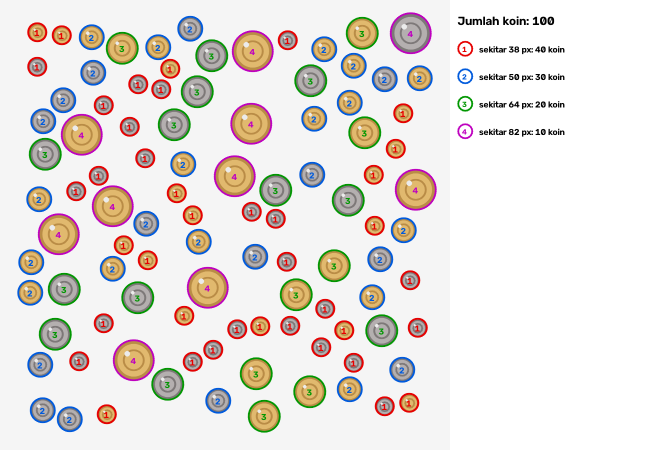
#> input picture soal no 3/hasil_koin.png, 1320 x 900 px (shown at 1/2 size)
$ python no3.py hasil_koin.png
#> lines starting #> are read from the running program, lines starting #| are printed output that depends on the picture; after the words box and inside, x2 and y2 are one past the last pixel; in counts of white or black regions, pixels touching at a corner belong together
"""Hitung jumlah koin untuk setiap ukuran menggunakan regionprops.

Pseudocode:
    1. Baca citra, haluskan (Gaussian blur).
    2. Hitung jarak warna tiap piksel ke warna latar, threshold Otsu
       -> citra biner (koin vs latar).
    3. Warna latar = median piksel di tepi citra (PNG transparan: pakai alpha).
    4. Isi lubang di dalam koin.
    5. Beri label tiap objek (connected components): label().
    6. Untuk tiap objek, ambil area dan diameter ekuivalen: regionprops(),
       lalu buang objek yang areanya terlalu kecil (noise).
    7. Urutkan diameter, pisahkan jadi kelompok ukuran bila selisih antar
       diameter berurutan melebihi toleransi.
    8. Hitung jumlah koin per kelompok, cetak tabel, simpan citra berlabel.

Contoh:
    python no2.py koin.png
    python no2.py koin.png --toleransi 0.1 --output hasil_koin.png
"""

import argparse
from pathlib import Path

import cv2
import numpy as np
from scipy import ndimage as ndi
from skimage.filters import threshold_otsu
from skimage.measure import label, regionprops


def segmentasi(citra: np.ndarray) -> np.ndarray:
    """Hasilkan citra biner: koin = True, latar = False.

    Koin dipisahkan dari latar berdasarkan JARAK WARNA terhadap warna latar,
    bukan kecerahan, supaya koin yang punya banyak warna (tepi terang, isi
    gelap, simbol) tetap terbaca sebagai satu objek utuh.
    """
    # PNG transparan: alpha sudah menyatakan mana koin dan mana latar
    if citra.ndim == 3 and citra.shape[2] == 4 and citra[:, :, 3].min() < 255:
        return ndi.binary_fill_holes(citra[:, :, 3] > 127)

    bgr = citra[:, :, :3] if citra.ndim == 3 else cv2.cvtColor(citra, cv2.COLOR_GRAY2BGR)
    bgr = cv2.GaussianBlur(bgr, (5, 5), 0).astype(np.float32)

    # Warna latar = median piksel di keempat tepi citra
    tepi = np.concatenate([bgr[0, :], bgr[-1, :], bgr[:, 0], bgr[:, -1]])
    warna_latar = np.median(tepi, axis=0)

    jarak = np.linalg.norm(bgr - warna_latar, axis=2)
    jarak = np.clip(jarak, 0, 255).astype(np.uint8)
    biner = jarak > threshold_otsu(jarak)

    return ndi.binary_fill_holes(biner)


def kelompokkan(diameter: np.ndarray, toleransi: float) -> np.ndarray:
    """Beri nomor kelompok ukuran (0 = terkecil) berdasarkan diameter."""
    urut = np.argsort(diameter)
    kelompok = np.zeros(len(diameter), dtype=int)
    nomor = 0
    for i in range(1, len(urut)):
        if diameter[urut[i]] > diameter[urut[i - 1]] * (1 + toleransi):
            nomor += 1
        kelompok[urut[i]] = nomor
    return kelompok


WARNA = [(0, 0, 230), (220, 90, 0), (0, 150, 0), (190, 0, 190),
         (0, 140, 255), (190, 190, 0), (60, 60, 60), (0, 100, 160)]  # BGR


def gambar_hasil(citra, objek, kelompok, diameter, baris_legenda) -> np.ndarray:
    """Gambar koin dengan lingkaran berwarna per ukuran, plus panel legenda."""
    tinggi, lebar = citra.shape[:2]
    skala = max(0.6, tinggi / 900)
    tebal = max(1, int(round(skala * 2)))
    hasil = citra.copy()

    for o, k, d in zip(objek, kelompok, diameter):
        y, x = map(int, o.centroid)
        warna = WARNA[k % len(WARNA)]
        cv2.circle(hasil, (x, y), int(d / 2), warna, tebal, cv2.LINE_AA)
        teks = str(k + 1)
        (tw, th), _ = cv2.getTextSize(teks, cv2.FONT_HERSHEY_SIMPLEX, 0.6 * skala, tebal)
        cv2.putText(hasil, teks, (x - tw // 2, y + th // 2),
                    cv2.FONT_HERSHEY_SIMPLEX, 0.6 * skala, warna, tebal, cv2.LINE_AA)

    # Panel legenda di sisi kanan
    lebar_panel = int(420 * skala)
    panel = np.full((tinggi, lebar_panel, 3), 255, np.uint8)
    y = int(50 * skala)
    cv2.putText(panel, f"Jumlah koin: {len(objek)}", (int(15 * skala), y),
                cv2.FONT_HERSHEY_SIMPLEX, 0.8 * skala, (0, 0, 0), tebal, cv2.LINE_AA)
    for k, teks in enumerate(baris_legenda):
        y += int(55 * skala)
        warna = WARNA[k % len(WARNA)]
        cv2.circle(panel, (int(30 * skala), y - int(8 * skala)), int(14 * skala),
                   warna, tebal, cv2.LINE_AA)
        cv2.putText(panel, str(k + 1), (int(24 * skala), y - int(1 * skala)),
                    cv2.FONT_HERSHEY_SIMPLEX, 0.5 * skala, warna, tebal, cv2.LINE_AA)
        cv2.putText(panel, teks, (int(58 * skala), y),
                    cv2.FONT_HERSHEY_SIMPLEX, 0.6 * skala, (0, 0, 0), tebal, cv2.LINE_AA)
    return np.hstack([hasil, panel])


def main() -> None:
    folder_program = Path(__file__).resolve().parent
    parser = argparse.ArgumentParser(description="Hitung koin per ukuran.")
    parser.add_argument("image", type=Path, help="Path citra masukan")
    parser.add_argument("-o", "--output", type=Path, default=folder_program / "hasil_koin.png",
                        help="Path citra berlabel (default: di folder program)")
    parser.add_argument("--toleransi", type=float, default=0.08,
                        help="Toleransi relatif diameter satu ukuran (default: 0.08)")
    parser.add_argument("--min-area", type=int, default=50,
                        help="Area minimum objek agar dihitung koin (default: 50)")
    args = parser.parse_args()

    citra_asli = cv2.imread(str(args.image), cv2.IMREAD_UNCHANGED)
#> citra_asli is the input picture: shape (900, 1320, 3); mean B, G, R 221.1, 225.2, 230.9
    if citra_asli is None:
        parser.error(f"Citra tidak dapat dibaca: {args.image}")
    citra = cv2.imread(str(args.image), cv2.IMREAD_COLOR)  # untuk anotasi hasil

    biner = segmentasi(citra_asli)
#> in segmentasi, `warna_latar = np.median(tepi, axis=0)`: warna_latar = [245, 245, 245]
#> in segmentasi, `jarak = np.clip(jarak, 0, 255).astype(np.uint8)`:
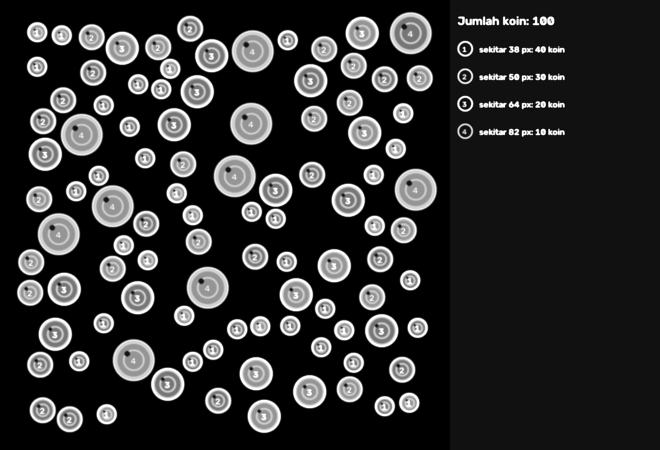
#> jarak: shape (900, 1320) (shown at 1/2 size); min 0, max 255, mean 45.7
#> in segmentasi, `biner = jarak > threshold_otsu(jarak)`:
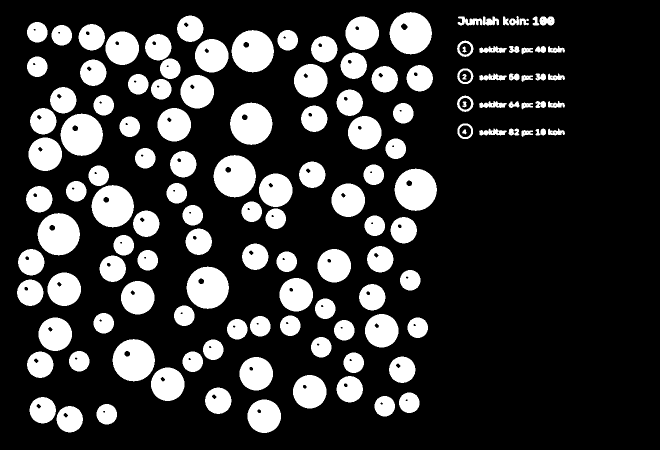
#> biner: shape (900, 1320) bool (shown at 1/2 size); 21.1% white; 136 white regions (1 under 20 px), largest, box (x1, y1, x2, y2) and area: (463, 60, 548, 145) 5475, (460, 205, 545, 290) 5475, (121, 227, 206, 312) 5475
#> in segmentasi, `return ndi.binary_fill_holes(biner)`: returned value: shape (900, 1320) bool; 21.5% white; 132 white regions (1 under 20 px)
    label_img = label(biner)
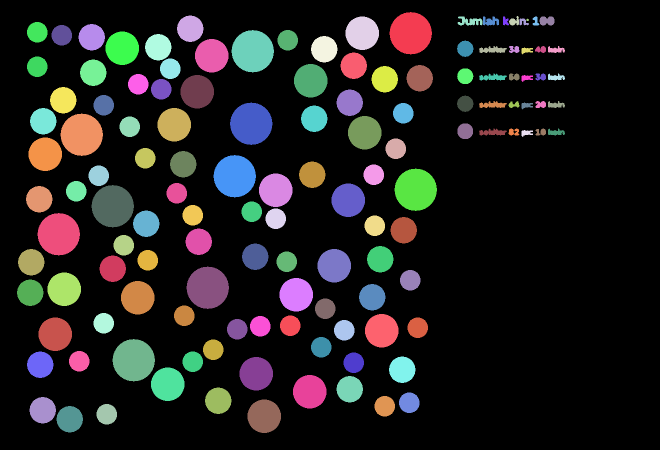
#> label_img: shape (900, 1320) int32 (shown at 1/2 size); 133 distinct labels, from 0 to 132; one colour per label, 0 black
    objek = [o for o in regionprops(label_img) if o.area >= args.min_area]  # buang noise
#> objek = 131 regions; largest, box (x1, y1, x2, y2) and area: (779, 24, 864, 109) 5572, (463, 60, 548, 145) 5572, (460, 205, 545, 290) 5572, (121, 227, 206, 312) 5572, (427, 310, 512, 395) 5572
    if not objek:
        parser.error("Tidak ada koin yang terdeteksi.")

    area = np.array([o.area for o in objek], dtype=float)
#> area = 131 values, max 5572 at index 0, min 149 at index 6, mean 1950.7
    diameter = np.array([o.equivalent_diameter_area for o in objek], dtype=float)
#> diameter = 131 values, max 84.23 at index 0, min 13.77 at index 6, mean 46.11
    kelompok = kelompokkan(diameter, args.toleransi)
#> in kelompokkan, `urut = np.argsort(diameter)`: urut = 131 values, max 130 at index 86, min 0 at index 130, mean 65
#> in kelompokkan, `kelompok = np.zeros(len(diameter), dtype=int)`: kelompok = 131 values from 0 to 0
#> the loop in kelompokkan, `for i in range(1, len(urut)):` made 130 passes
#> after the loop in kelompokkan, `for i in range(1, len(urut)):`: kelompok = 131 values, max 8 at index 0, min 0 at index 6, mean 5.02; nomor = 8

    # Hasil di terminal
    print(f"Jumlah koin terdeteksi: {len(objek)}")
#| Jumlah koin terdeteksi: 131
    print("Jumlah koin per kelompok diameter (piksel):")
    baris_legenda = []
    for k in range(kelompok.max() + 1):
        m = kelompok == k
        teks = f"sekitar {diameter[m].mean():.0f} px: {m.sum()} koin"
        print(f"  {teks}")
        baris_legenda.append(teks)
#> this loop made 9 passes
#> teks on passes 1 to 9: 'sekitar 14 px: 3 koin', 'sekitar 17 px: 13 koin', 'sekitar 20 px: 4 koin', 'sekitar 25 px: 7 koin', 'sekitar 32 px: 4 koin', 'sekitar 41 px: 40 koin', 'sekitar 53 px: 30 koin', 'sekitar 67 px: 20 koin', 'sekitar 84 px: 10 koin'
#|   sekitar 14 px: 3 koin
#|   sekitar 17 px: 13 koin
#|   sekitar 20 px: 4 koin
#|   sekitar 25 px: 7 koin
#|   sekitar 32 px: 4 koin
#|   sekitar 41 px: 40 koin
#|   sekitar 53 px: 30 koin
#|   sekitar 67 px: 20 koin
#> (further printed lines are left out)
#> after the loop, baris_legenda = ['sekitar 14 px: 3 koin', 'sekitar 17 px: 13 koin', 'sekitar 20 px: 4 koin', 'sekitar 25 px: 7 koin', 'sekitar 32 px: 4 koin', 'sekitar 41 px: 40 koin', 'sekitar 53 px: 30 koin', 'sekitar 67 px: 20 koin', 'sekitar 84 px: 10 koin']

    # Hasil dalam bentuk gambar (koin diberi warna per ukuran + legenda)
    hasil = gambar_hasil(citra, objek, kelompok, diameter, baris_legenda)
#> the loop in gambar_hasil, `for o, k, d in zip(objek, kelompok, diameter):` made 131 passes
#> (k, d, y, x, warna, teks) on passes 1 to 12: (8, 84.23, 66, 821, (0, 0, 230), '9'), (6, 52.65, 57, 380, (60, 60, 60), '7'), (1, 17.3, 42, 1028, (220, 90, 0), '2'), (7, 66.99, 66, 724, (0, 100, 160), '8'), (3, 25.98, 42, 939, (190, 0, 190), '4'), (3, 22.54, 42, 980, (190, 0, 190), '4'), (0, 13.77, 42, 1010, (0, 0, 230), '1'), (0, 13.77, 42, 1070, (0, 0, 230), '1'), (3, 23.88, 41, 1093, (190, 0, 190), '4'), (0, 14.23, 43, 1046, (0, 0, 230), '1'), (5, 41.1, 64, 74, (190, 190, 0), '6'), (6, 52.65, 74, 183, (60, 60, 60), '7')
#> after the loop in gambar_hasil, `for o, k, d in zip(objek, kelompok, diameter):`:
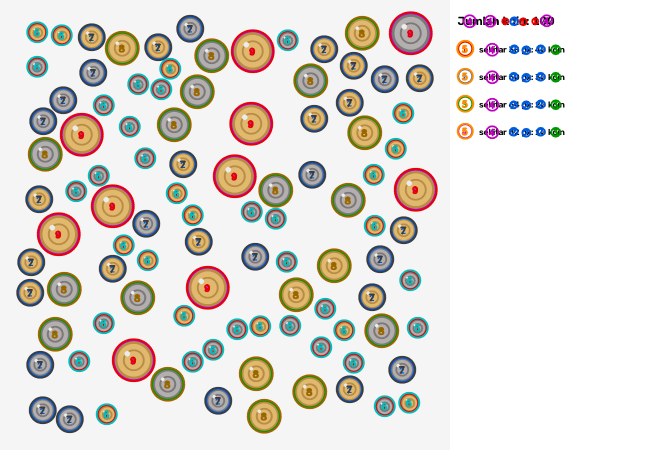
#> hasil: shape (900, 1320, 3) (shown at 1/2 size); 9.94% of pixels changed, all inside (x1, y1, x2, y2) = (31, 22, 1123, 868)
#> in gambar_hasil, `lebar_panel = int(420 * skala)`: lebar_panel = 420
#> in gambar_hasil, `panel = np.full((tinggi, lebar_panel, 3), 255, np.uint8)`: panel: shape (900, 420, 3); every value is 255
#> in gambar_hasil, `y = int(50 * skala)`: y = 50
#> in gambar_hasil, `cv2.putText(panel, f"Jumlah koin: {len(objek)}", (int(15 * skala), y),..`:
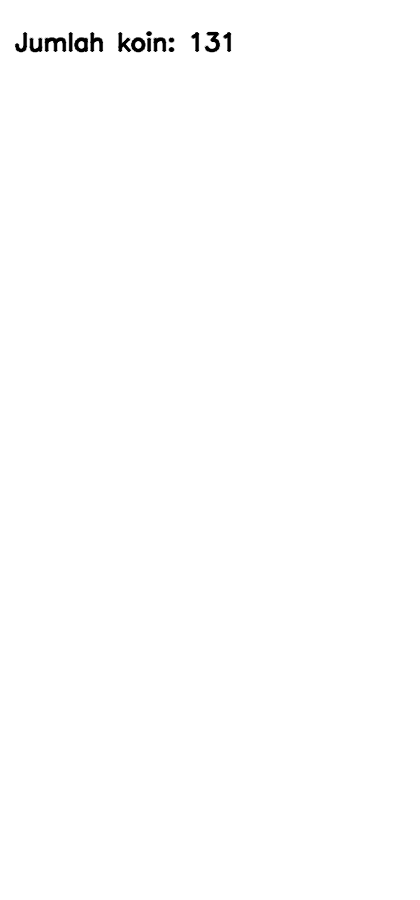
#> panel: shape (900, 420, 3); min 0, max 255, mean 254
#> the loop in gambar_hasil, `for k, teks in enumerate(baris_legenda):` made 9 passes
#> (teks, y, warna) on passes 1 to 9: ('sekitar 14 px: 3 koin', 105, (0, 0, 230)), ('sekitar 17 px: 13 koin', 160, (220, 90, 0)), ('sekitar 20 px: 4 koin', 215, (0, 150, 0)), ('sekitar 25 px: 7 koin', 270, (190, 0, 190)), ('sekitar 32 px: 4 koin', 325, (0, 140, 255)), ('sekitar 41 px: 40 koin', 380, (190, 190, 0)), ('sekitar 53 px: 30 koin', 435, (60, 60, 60)), ('sekitar 67 px: 20 koin', 490, (0, 100, 160)), ('sekitar 84 px: 10 koin', 545, (0, 0, 230))
#> after the loop in gambar_hasil, `for k, teks in enumerate(baris_legenda):`:
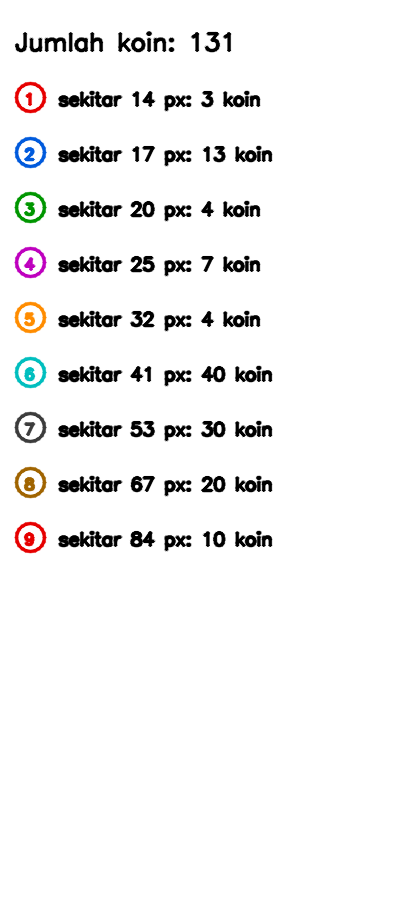
#> panel: shape (900, 420, 3); 6.64% of pixels changed, all inside (x1, y1, x2, y2) = (14, 81, 273, 554); drawn as B, G, R
#> after the loop in gambar_hasil, `for k, teks in enumerate(baris_legenda):`: y = 545
#> in gambar_hasil, `return np.hstack([hasil, panel])`:
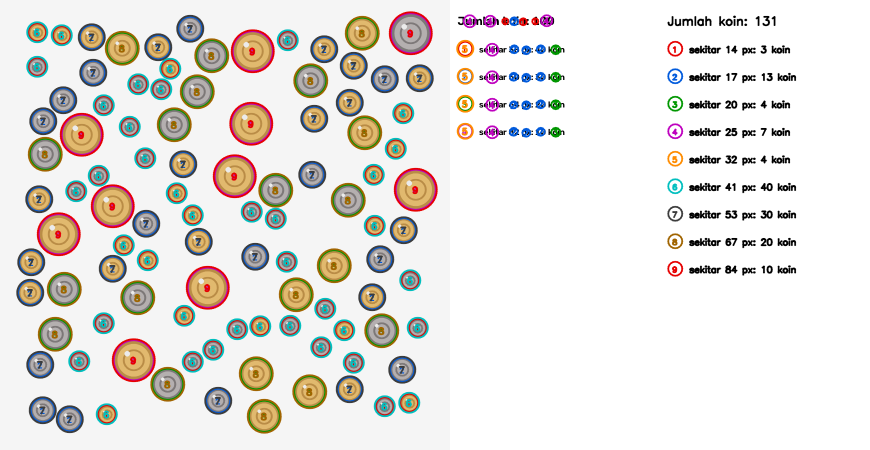
#> returned value: shape (900, 1740, 3) (shown at 1/2 size); mean of channels 0, 1, 2 222, 226.4, 229.4; drawn as B, G, R
    if not cv2.imwrite(str(args.output), hasil):
        parser.error(f"Citra hasil tidak dapat disimpan: {args.output}")
    print(f"Citra berlabel disimpan ke: {args.output}")


if __name__ == "__main__":
    main()

$ run again, with soal no 3/gambar_koin.png copied over soal no 3/hasil_koin.png
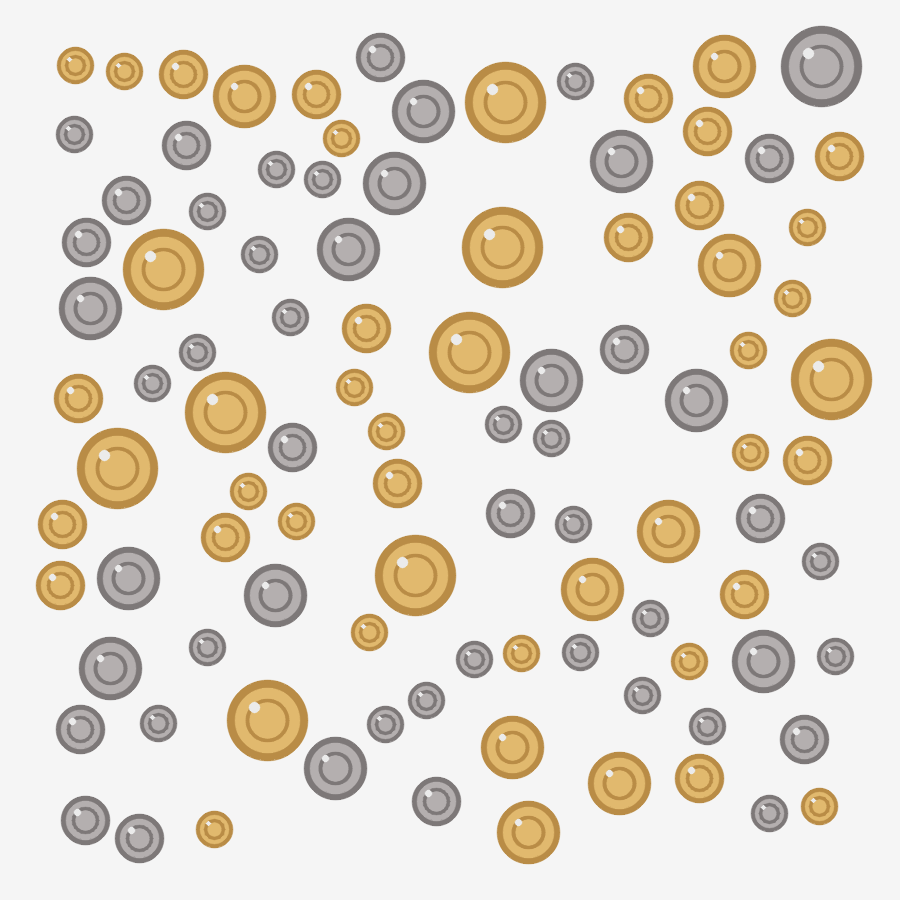
#> input picture soal no 3/gambar_koin.png, 900 x 900 px
#> in main, citra_asli is the input picture: shape (900, 900, 3); mean B, G, R 211.2, 221.8, 228.5
#> warna_latar = [245, 245, 245]
#> biner: shape (900, 900) bool; 26.5% white; 100 white regions, largest, box (x1, y1, x2, y2) and area: (465, 62, 546, 143) 5157, (462, 207, 543, 288) 5157, (123, 229, 204, 310) 5157
#> label_img: shape (900, 900) int32; 101 distinct labels, from 0 to 100
#> objek = 100 regions; largest, box (x1, y1, x2, y2) and area: (781, 26, 862, 107) 5249, (465, 62, 546, 143) 5249, (462, 207, 543, 288) 5249, (123, 229, 204, 310) 5249, (429, 312, 510, 393) 5249
#> area = 100 values, max 5249 at index 0, min 1111 at index 7, mean 2181.6
#> diameter = 100 values, max 81.75 at index 0, min 37.61 at index 7, mean 50.79
#> urut = 100 values, max 99 at index 62, min 0 at index 99, mean 49.5
#> in kelompokkan, `kelompok = np.zeros(len(diameter), dtype=int)`: kelompok = 100 values from 0 to 0
#> the loop in kelompokkan, `for i in range(1, len(urut)):` made 99 passes
#> after the loop in kelompokkan, `for i in range(1, len(urut)):`: kelompok = 100 values, max 3 at index 0, min 0 at index 3, mean 1; nomor = 3
#| Jumlah koin terdeteksi: 100
#> the loop in main, `for k in range(kelompok.max() + 1):` made 4 passes
#> teks on passes 1 to 4: 'sekitar 38 px: 40 koin', 'sekitar 50 px: 30 koin', 'sekitar 64 px: 20 koin', 'sekitar 82 px: 10 koin'
#> (printed output is left out)
#> after the loop in main, `for k in range(kelompok.max() + 1):`: baris_legenda = ['sekitar 38 px: 40 koin', 'sekitar 50 px: 30 koin', 'sekitar 64 px: 20 koin', 'sekitar 82 px: 10 koin']
#> the loop in gambar_hasil, `for o, k, d in zip(objek, kelompok, diameter):` made 100 passes
#> (k, d, y, x, warna, teks) on passes 1 to 8: (3, 81.75, 66, 821, (190, 0, 190), '4'), (1, 49.51, 57, 380, (220, 90, 0), '2'), (2, 63.56, 66, 724, (0, 150, 0), '3'), (0, 37.63, 64, 74, (0, 0, 230), '1'), (1, 49.51, 74, 183, (220, 90, 0), '2'), (0, 37.63, 70, 123, (0, 0, 230), '1'), (3, 81.75, 102, 505, (190, 0, 190), '4'), (0, 37.61, 80, 575, (0, 0, 230), '1')
#> lebar_panel = 420
#> in gambar_hasil, `y = int(50 * skala)`: y = 50
#> the loop in gambar_hasil, `for k, teks in enumerate(baris_legenda):` made 4 passes
#> (teks, y, warna) on passes 1 to 4: ('sekitar 38 px: 40 koin', 105, (0, 0, 230)), ('sekitar 50 px: 30 koin', 160, (220, 90, 0)), ('sekitar 64 px: 20 koin', 215, (0, 150, 0)), ('sekitar 82 px: 10 koin', 270, (190, 0, 190))
#> after the loop in gambar_hasil, `for k, teks in enumerate(baris_legenda):`:
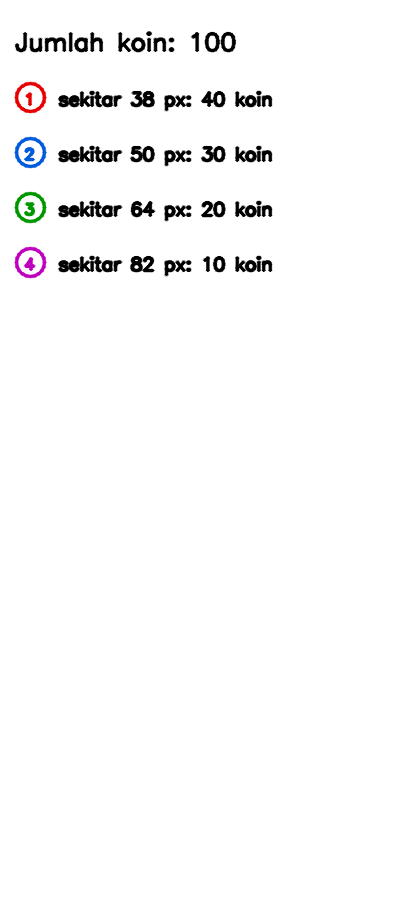
#> panel: shape (900, 420, 3); mean of channels 0, 1, 2 248.9, 248.7, 248.8; drawn as B, G, R
#> after the loop in gambar_hasil, `for k, teks in enumerate(baris_legenda):`: y = 270
#> in gambar_hasil, `return np.hstack([hasil, panel])`:
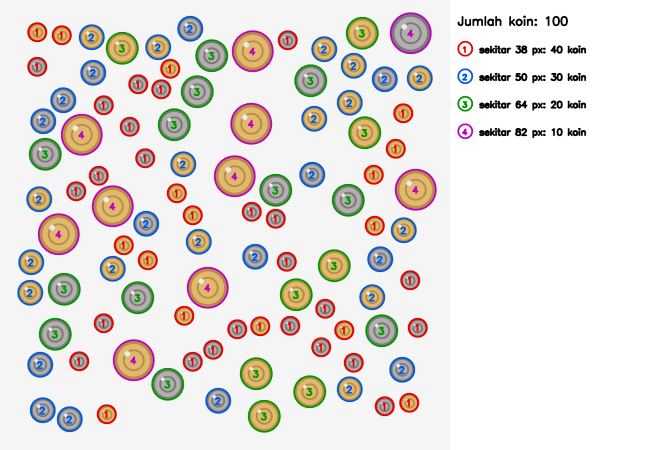
#> returned value: shape (900, 1320, 3) (shown at 1/2 size); mean of channels 0, 1, 2 220.4, 224.3, 229.8; drawn as B, G, R
